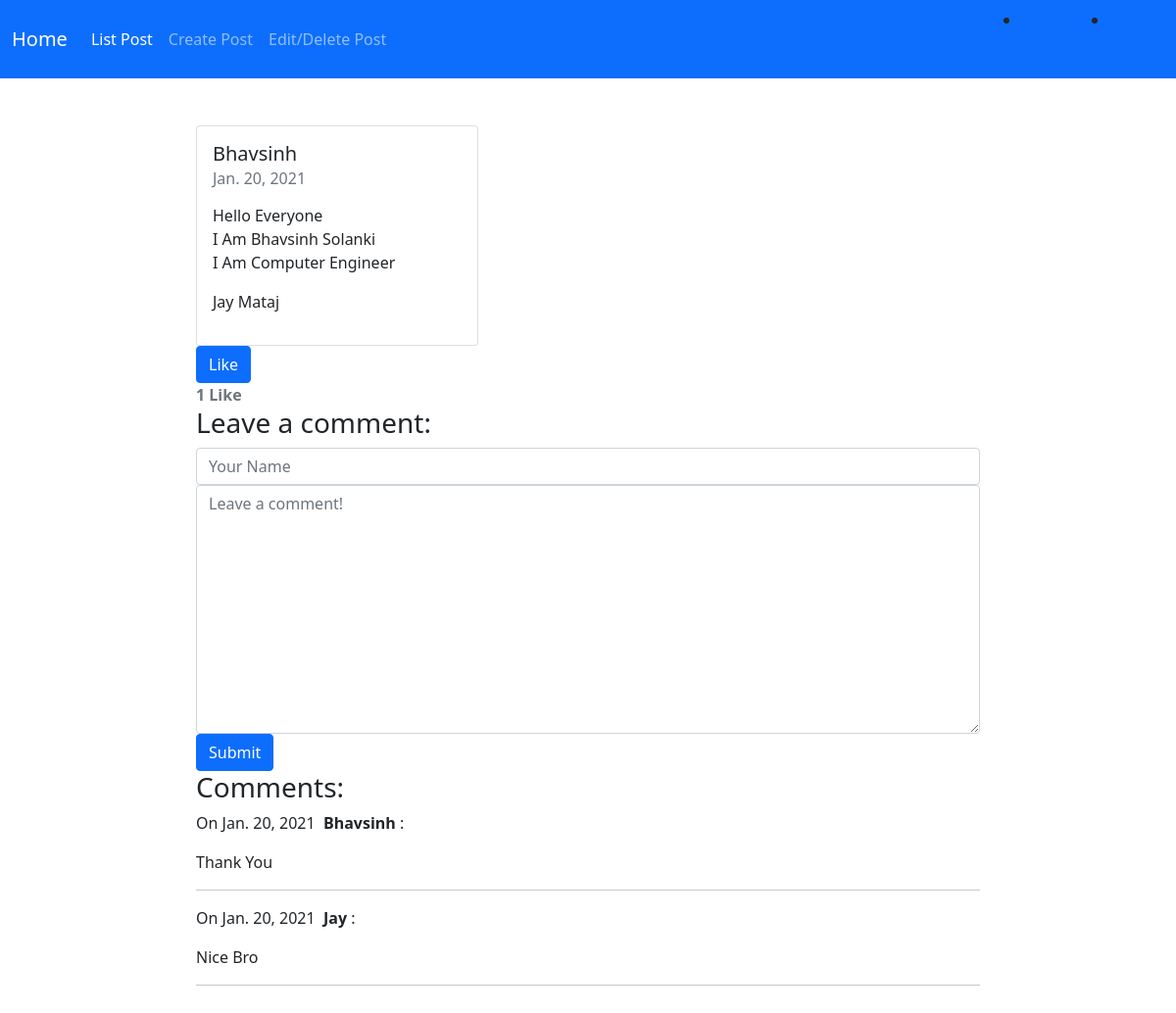
/1, run on an earlier commit of the app's database.
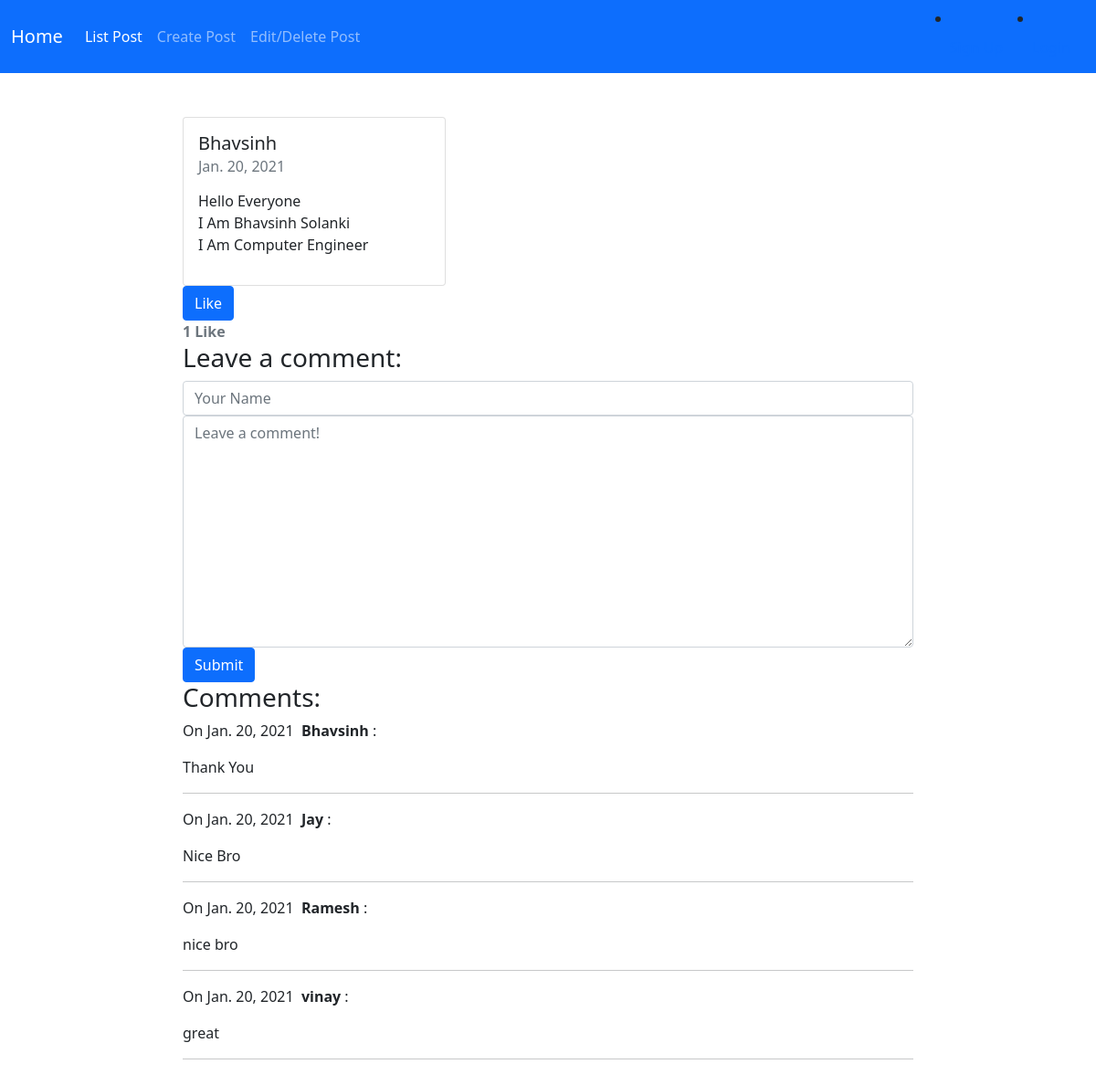
And on a later commit of the database.
### BlogApp/models.py (models this page shows, shortened)
class Post(models.Model):
    title = models.CharField(max_length=5000)
    content = models.TextField()
    created_on = models.DateTimeField(auto_now_add=True)
    likes = models.ManyToManyField(User, related_name='blogpost_like', blank=True)
    def number_of_likes(self):
        return self.likes.count()

class Comment(models.Model):
    author = models.CharField(max_length=60)
    content = models.TextField()
    created_on = models.DateTimeField(auto_now_add=True)
    post = models.ForeignKey('Post', on_delete=models.CASCADE)

### BlogApp/views.py (the view, shortened to what this page needs)
# urls.py: path("<int:id>", views.blog_detail, name="blog_detail"),
def blog_detail(request, id):
    post = Post.objects.get(pk=id)
    form = CommentForm()
    comments = Comment.objects.filter(post=post)
    likes_connected = get_object_or_404(Post, id=id)
    liked = False
    if likes_connected.likes.filter(id=request.user.id).exists():
        liked = True
    data = {}
    data['number_of_likes'] = likes_connected.number_of_likes()
    data['post_is_liked'] = liked
    context = {
        "post": post,
        "comments": comments,
        "form": form,
        "data": data
    }
    return render(request, "blog_detail.html", context)

### BlogApp/forms.py
class CommentForm(forms.Form):
    author = forms.CharField(max_length=60,
                             widget=forms.TextInput(attrs={"class": "form-control", "placeholder": "Your Name"}))
    content = forms.CharField(widget=forms.Textarea(attrs={"class": "form-control", "placeholder": "Leave a comment!"}))

### BlogApp/templates/blog_detail.html (shortened to what this page needs)
{% extends "base.html" %}
{% block content %}
<div class="main-wrapper   main-post-block">
<section class="cta-section theme-bg-light py-5">
<div class="col-md-8 offset-md-2  blog-list-item">
    <div class="card" style="width: 18rem;">
  <div class="card-body">
    <h5 class="card-title">{{ post.title }}</h5>
    <h6 class="card-subtitle mb-2 text-muted">{{ post.created_on.date }}</h6>
    <p class="card-text">{{ post.content | linebreaks }}</p>
  </div>
</div>
<form action="/blogpost_like/{{post.id}}" method="POST">
    {% if data.post_is_liked %}
    <button type="submit" name="blogpost_id" value="{{post.id}}" class="btn btn-primary">Unlike</button>
    {% else %}
    <button type="submit" name="blogpost_id" value="{{post.id}}" class="btn btn-primary">Like</button>
    {% endif %}
</form>
<strong class="text-secondary">{{ data.number_of_likes }} Like{{ data.number_of_likes|pluralize }}</strong>
    <h3>Leave a comment:</h3>
    <form action="/blog/{{ post.pk }}" method="post">
        <div class="form-group">
            {{ form.author }}
        </div>
        <div class="form-group">
            {{ form.content }}
        </div>
        <button type="submit" class="btn btn-primary">Submit</button>
    </form>
    <h3>Comments:</h3>
    {% for comment in comments %}
    <p>
        On {{comment.created_on.date }}&nbsp;
        <b>{{ comment.author }}</b> :
    </p>
    <p>{{ comment.content }}</p>
    <hr>
    {% endfor %}
</div>
</section>
</div>
{% endblock %}

What changed in the data, as far as the page shows it:
changed Post "Bhavsinh": content "Hello Everyone I Am Bhavsinh Solanki I Am Computer Engineer Jay Mataj" → "Hello Everyone I Am Bhavsinh Solanki I Am Computer Engineer"
added Comment: created_on "Jan. 20, 2021", author "Ramesh", content "nice bro"
added Comment: created_on "Jan. 20, 2021", author "vinay", content "great"
